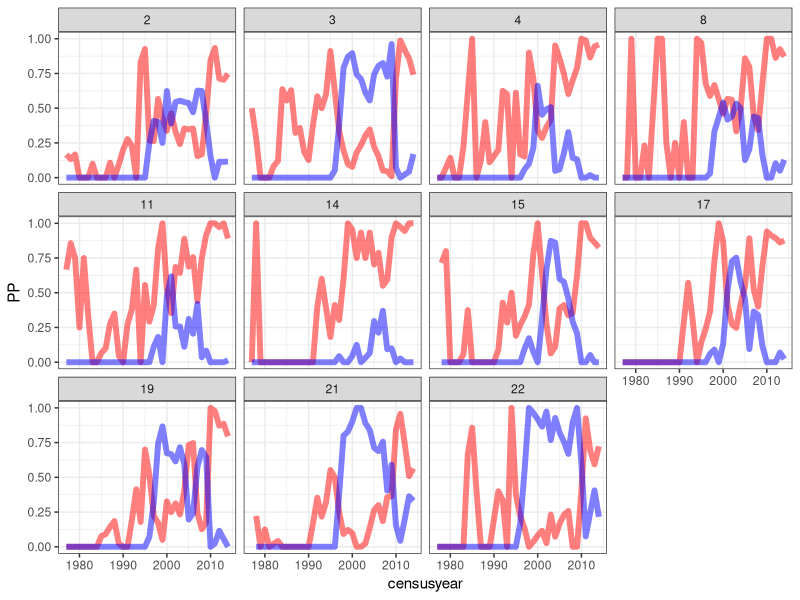
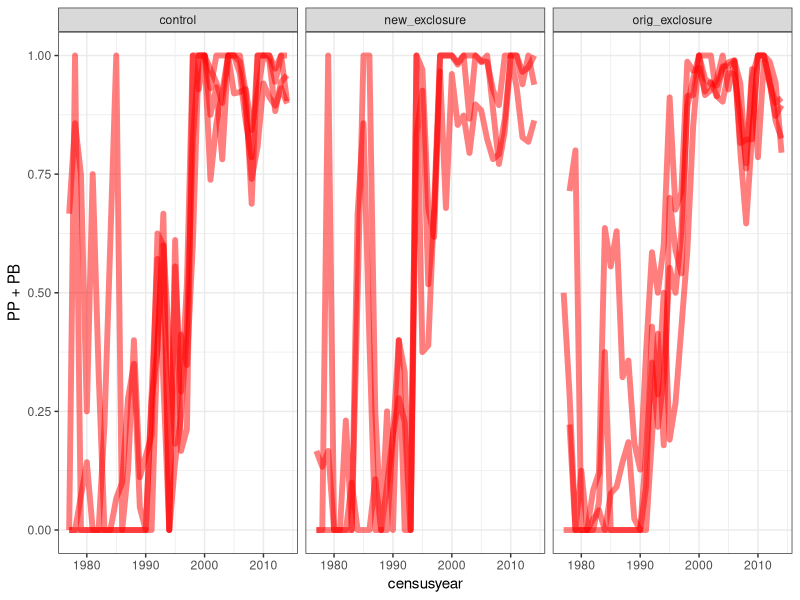
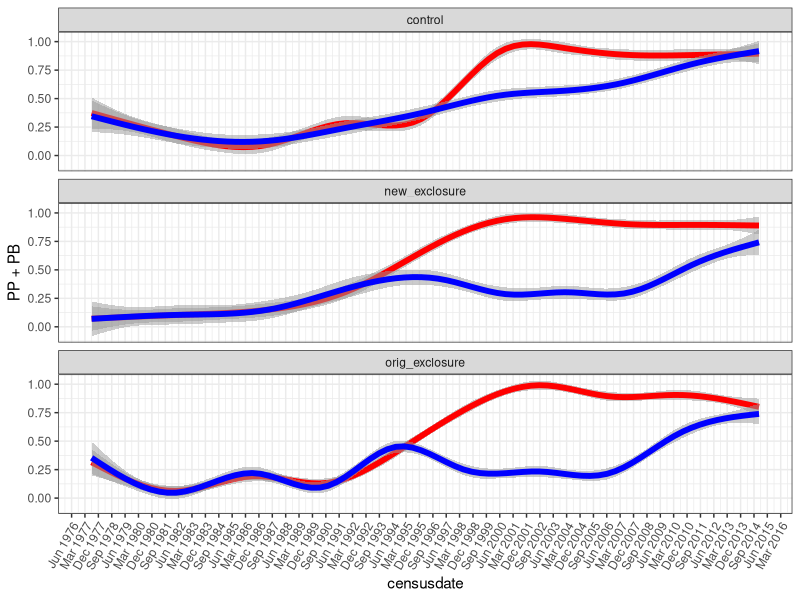

These charts were generated, in order, by the following R code:
## ---- chunk 1
knitr::opts_chunk$set(echo = TRUE)
library(dplyr)
library(ggplot2)

## ---- chunk 2
rats <- read.csv(here::here("lore", "2020_redux", "2020_data_complete.csv"))

## ---- chunk 3

smgran <- filter(rats, type == "small_granivore")

smgran_comp <- smgran %>%
  select(censusdate, treatment, plot, species) %>%
  mutate(censusyear = as.integer(substr(censusdate, 0, 4))) %>%
  group_by( treatment, censusyear, plot, species) %>%
  summarize(nind = dplyr::n()) %>%
  ungroup %>%
  group_by(censusyear, treatment, plot) %>%
  mutate(totalind = sum(nind)) %>%
  ungroup() %>%
  mutate(nind = nind / totalind) %>% tidyr::pivot_wider(names_from = species, values_from = nind, values_fill= 0)



smgran_comp_periods <- smgran %>%
  select(censusdate, period, treatment, plot, species) %>%
  group_by( censusdate, period, treatment, plot, species) %>%
  summarize(nind = dplyr::n()) %>%
  ungroup %>%
  group_by(censusdate, period, treatment, plot) %>%
  mutate(totalind = sum(nind)) %>%
  ungroup() %>%
  mutate(nind = nind / totalind) %>% tidyr::pivot_wider(names_from = species, values_from = nind, values_fill= 0) %>%
  mutate(censusdate = as.Date(censusdate))

## ---- chunk 4

ggplot(smgran_comp, aes(censusyear, PP, group = plot)) +
  geom_line(size = 2, color = "red", alpha= .5) +
  geom_line(aes(censusyear, PB, group = plot), size = 2, color = "blue", alpha = .5) +
  theme_bw() +
  facet_wrap(vars(plot))



ggplot(smgran_comp, aes(censusyear, PP + PB, group = plot)) +
  geom_line(size = 2, color = "red", alpha= .5)  +
  theme_bw() +
  facet_wrap(vars(treatment))
## ---- chunk 5


ggplot(smgran_comp_periods, aes(censusdate, PP + PB)) +
  geom_smooth(method = "gam", se = T, size = 2, color = "red", alpha= .5)  +
   geom_smooth(aes(censusdate, PP), method = "gam", se = T, size = 2, color = "blue", alpha= .5)  +
  theme_bw() +
  facet_wrap(vars(treatment), ncol = 1) +
  scale_x_date(date_breaks = "9 month", date_labels =  "%b %Y") +
  theme(axis.text.x=element_text(angle=60, hjust=1))

